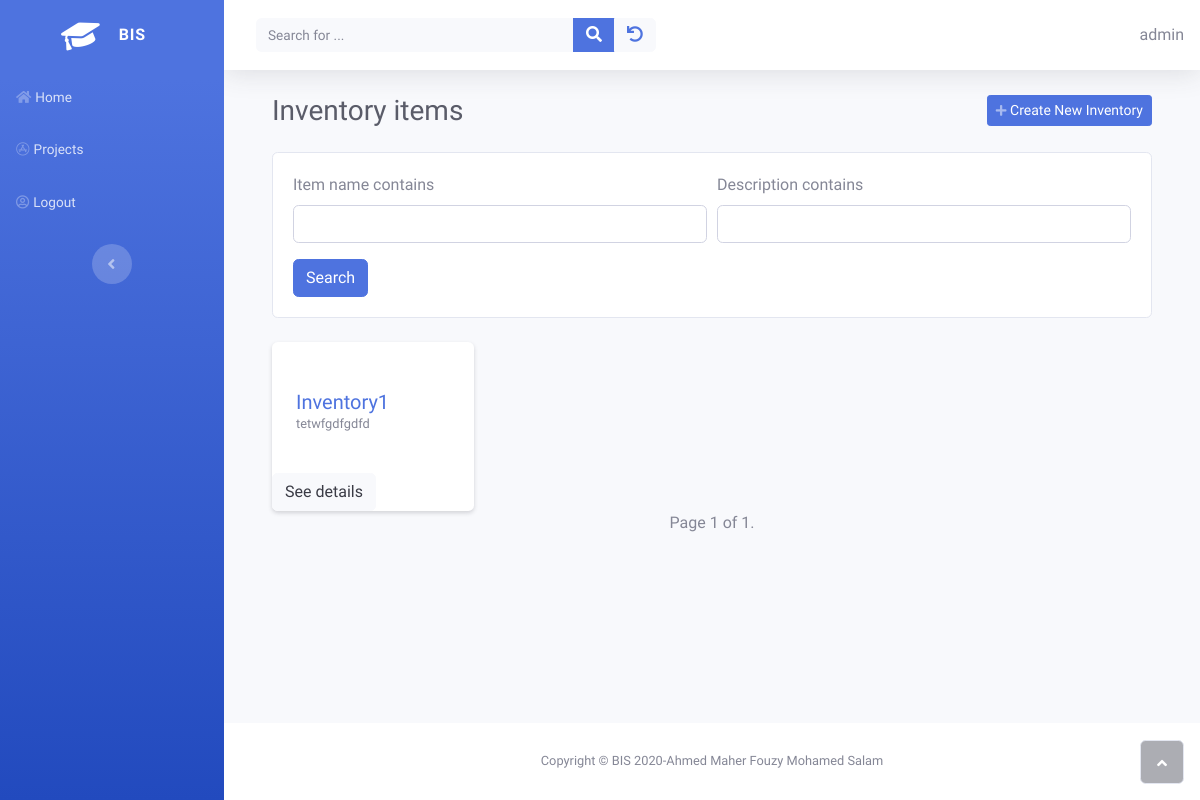
Before: /inventory/list_inventory (signed in) with the older database file.
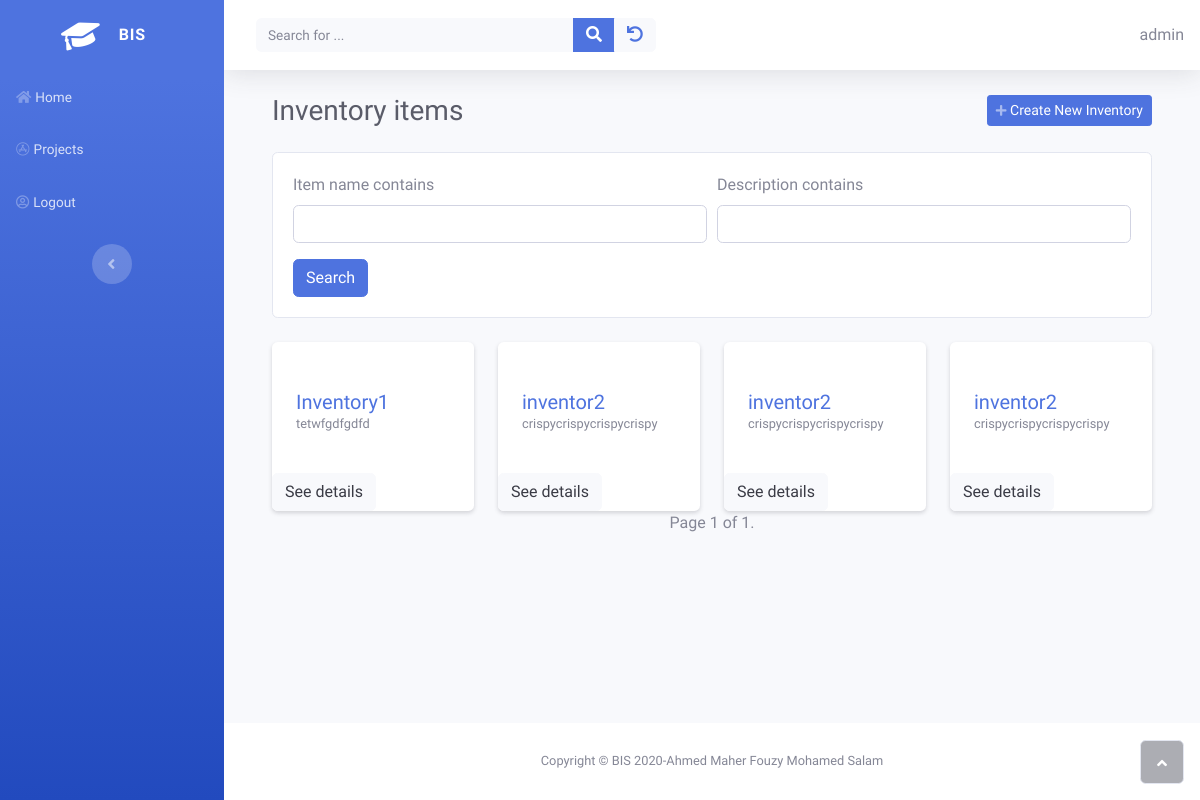
After: the same page with the newer database file.
### inventory/models.py (models this page shows, shortened)
class Inventory(models.Model):
    owner = models.ForeignKey(get_user_model(), on_delete=models.CASCADE)
    item_name = models.CharField(max_length=250)
    description = models.TextField(
        null= True,
        blank= True
    )
    general_ledeger_account = models.ForeignKey('sole_proprietorship.Accounts',on_delete=models.CASCADE)

### inventory/views.py (the view)
# urls.py: path('list_inventory' , views.ListInventoryView.as_view() , name="list_inventory") ,
class ListInventoryView(LoginRequiredMixin, FilterContextMixin, FilterView):
    model = Inventory
    template_name = "inventory/inventory_list.html"
    paginate_by = 20
    ordering = ['item_name']
    filterset_class = InventoryFilter
    helper = InventoryFilterHelper()
    def get_queryset(self):
        qs = super().get_queryset().filter(owner= self.request.user)
        return qs

### inventory/views.py (called while the page is built)
    def get_context_data(self, **kwargs):
        ctx = super().get_context_data(**kwargs)
        ctx['helper'] = self.helper
        return ctx

### inventory/templates/inventory/inventory_list.html (shortened to what this page needs)
{% extends 'home/base.html' %}
{% block content %}
<div class="container">
    <div class="d-sm-flex justify-content-between align-items-center mb-4">
        <h3 class="text-dark mb-0">Inventory items</h3><a class="btn btn-primary btn-sm d-none d-sm-inline-block" role="button" href="{% url 'inventory:create_inventory'%}"><i class="fa fa-plus fa-sm text-white-50"></i>&nbsp;Create New Inventory</a>
    </div>
    {% include 'home/filter_form.html' %}
    {% if inventory_list %}
        <div class="row">
        {% for inventory in inventory_list %}
            {% if forloop.counter0|divisibleby:"4" %}
                </div><br><div class="row">
            {% endif %}
            <div class="col-lg-3 col-md-6 mb-4 mb-lg-0">
            <div class="card shadow-sm border-0 rounded">
                <div class="card-body p-0">
                    <div class="p-4">
                        <h5 class="mb-0"> <a href="{% url "inventory:detail_inventory" inventory.id %}">{{ inventory.item_name }}</a></h5>
                        <p class="small text-muted">{{ inventory.description|truncatechars:75 }}</p>
                    </div>
                  <div><a class="btn btn-light" href="{% url "inventory:detail_inventory" inventory.id %}" target="blank">See details</a></div>
                </div>
            </div>
        </div>
        {% endfor %}
    {% else %}
        <p>There is no inventory item in the database yet.</p>
    {% endif %}
        </div>
</div>
{% load sole_proprietorship_extras %}
{% include 'home/pagination.html' %}
{% endblock %}

Changed rows visible on the page:
added Inventory: item_name "inventor2", description "crispycrispycrispycrispy"
added Inventory: item_name "inventor2", description "crispycrispycrispycrispy"
added Inventory: item_name "inventor2", description "crispycrispycrispycrispy"
